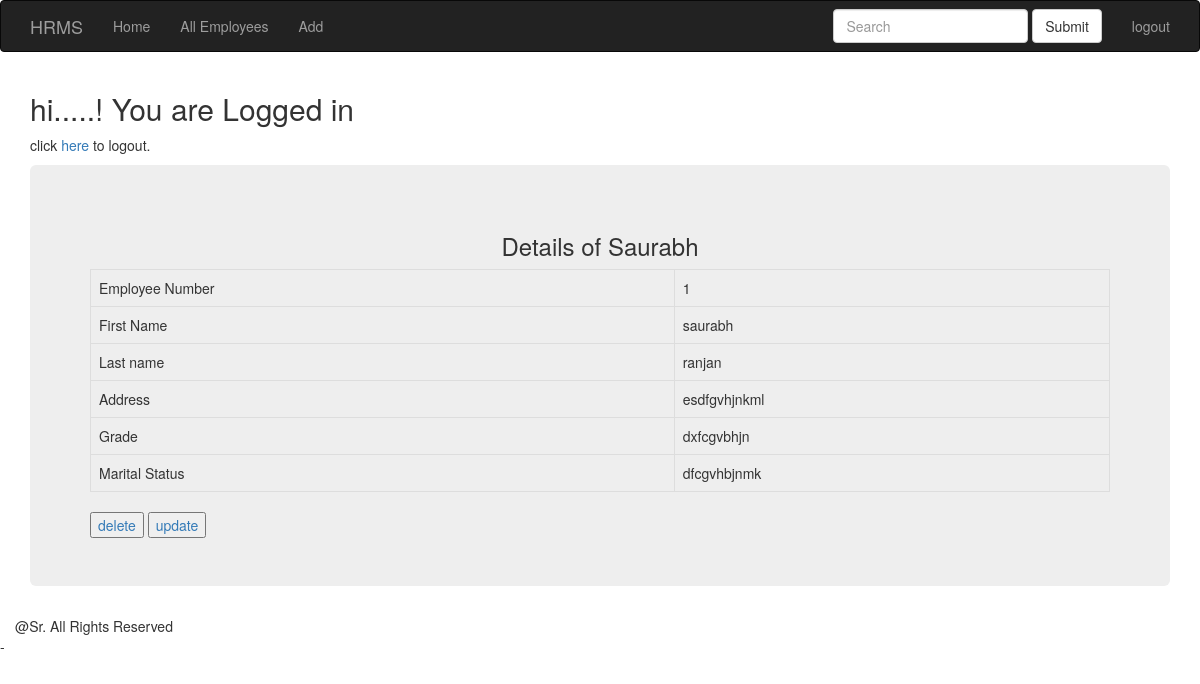
The page /loggedIn/view/1/ on the database as committed earlier.
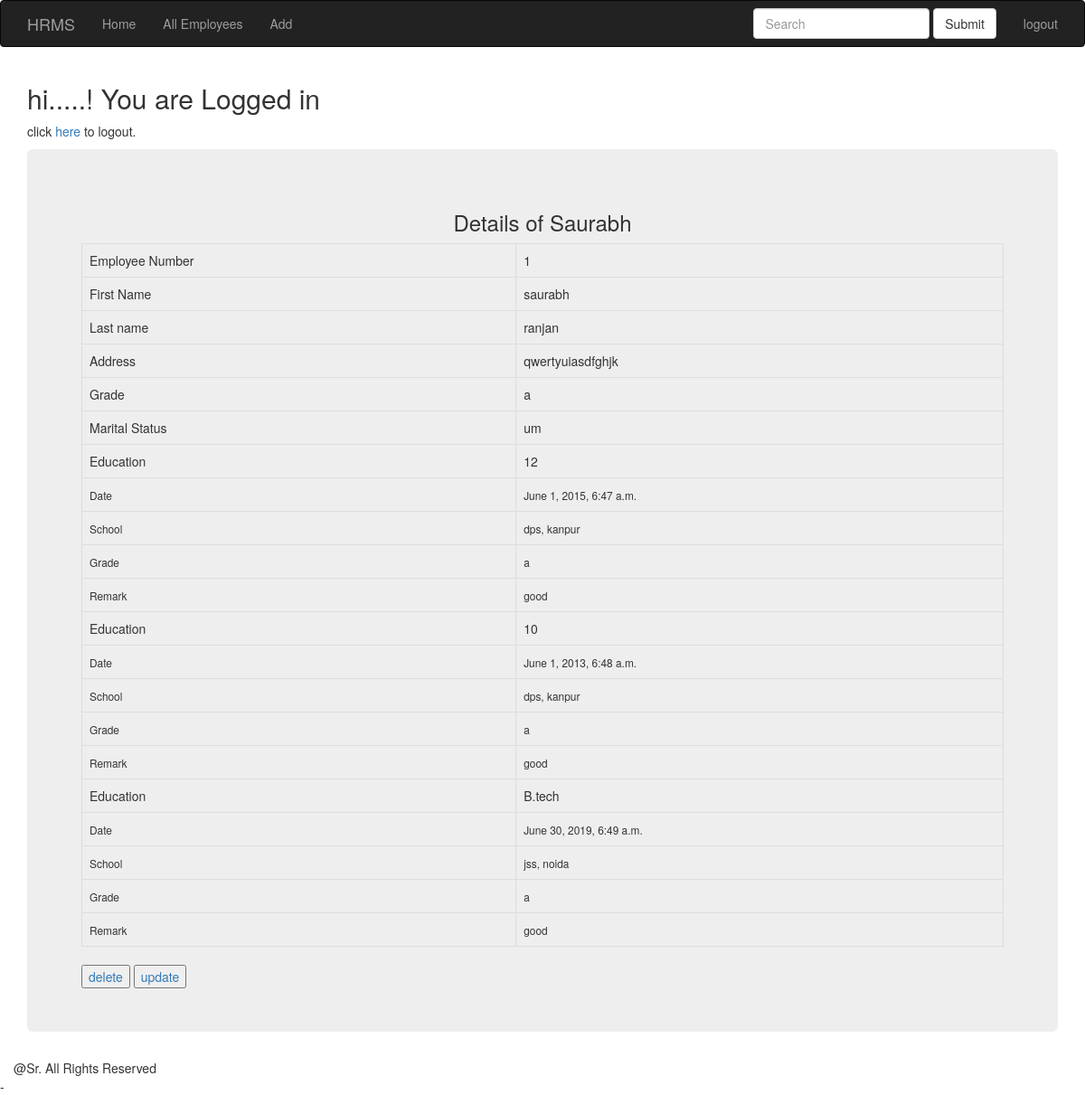
The same page on the database as committed later.
### blogser/models.py (models this page shows, shortened)
class hrms(models.Model):
	EmployeeNo = models.AutoField(primary_key=True)
	FirstName = models.CharField(max_length=15)
	LastName = models.CharField(max_length=15)
	CurrentTime = models.DateTimeField(auto_now=True)
	Address = models.TextField()
	MaritalStatus = models.CharField(max_length=15)
	GradeEmployee = models.CharField(max_length=10)

class education(models.Model):
	EmployeeName = models.ForeignKey(hrms)
	Education = models.CharField(max_length=30)
	Date = models.DateTimeField()
	Grade = models.CharField(max_length=1)
	Remark = models.CharField(max_length=30)
	School = models.CharField(max_length=30)

### blogser/views.py (the view)
# urls.py: url(r'^view/(\d+)/$', view, name = 'view'),
def view(request, d):
	n = hrms.objects.get(EmployeeNo = d)
	return render(request,'blogser/view.html',{'fullname':request.user.username, 'i':n})

### blogser/templates/blogser/view.html (shortened to what this page needs)
{% extends 'login/header.html' %}
{% block navbar2 %}
<li><a href="{% url 'all' %}">All Employees</a></li>
<li><a href="{% url 'add' %}">Add</a></li>
{% endblock %}
{% block navbar %}
<form class="navbar-form navbar-left" action="/loggedIn/search_query/" method="post">{% csrf_token %}
	<div class="form-group">
	    <input type="text" class="form-control" placeholder="Search" name="search_box" id="search_box">
	</div>
	<button type="submit" class="btn btn-default">Submit</button>
</form>
<li><a href="/logout/">logout</a></li>
{% endblock %}
{% block content %}
<div>
	<h2> hi...{{ fullname }}..! You are Logged in</h2>
	<p>click <a href="/logout/">here</a> to logout.</p>
</div>
<div class="jumbotron">
	<table class="table table-bordered">
		<thead><center><h3>Details of {{i.FirstName|title}}</h3></center></thead>
		<tbody>
			<tr>
				<td>Employee Number</td>
				<td>{{i.EmployeeNo}}</td>
			</tr>
			<tr>
				<td>First Name</td>
				<td>{{i.FirstName}}</td>
			</tr>
			<tr>
				<td>Last name</td>
				<td>{{i.LastName}}</td>
			</tr>
			<tr>
				<td>Address</td>
				<td>{{i.Address}}</td>
			</tr>
			<tr>
				<td>Grade</td>
				<td>{{i.GradeEmployee}}</td>
			</tr>
			<tr>
				<td>Marital Status</td>
				<td>{{i.MaritalStatus}}</td>
			</tr>
			{% for ed in i.education_set.all %}
			<tr>
				<td>Education</td>
				<td>{{ed.Education}}</td>
			</tr>
			<tr>
				<td><small>Date</small></td>
				<td><small>{{ed.Date}}</small></td>
			</tr>
			<tr>
				<td><small>School</small></td>
				<td><small>{{ed.School}}</small></td>
			</tr>
			<tr>
				<td><small>Grade</small></td>
				<td><small>{{ed.Grade}}</small></td>
			</tr>
			<tr>
				<td><small>Remark</small></td>
				<td><small>{{ed.Remark}}</small></td>
			</tr>
			{% endfor %}
		</tbody>
	</table>
	<button><a href="{% url 'delete' i.EmployeeNo %}">delete</a></button>
	<button><a href="{% url 'update' i.EmployeeNo %}">update</a></button>
</div>
</div>
{% endblock %}

Rows that differ between the two databases and show on the page:
changed hrms "Saurabh": Address "esdfgvhjnkml" → "qwertyuiasdfghjk"; GradeEmployee "dxfcgvbhjn" → "a"; MaritalStatus "dfcgvhbjnmk" → "um"
now on this page (row edited): education: Education "12", Date "June 1, 2015, 6:47 a.m.", School "dps, kanpur", Grade "a", Remark "good"
now on this page (row edited): education: Education "10", Date "June 1, 2013, 6:48 a.m.", School "dps, kanpur", Grade "a", Remark "good"
now on this page (row edited): education: Education "B.tech", Date "June 30, 2019, 6:49 a.m.", School "jss, noida", Grade "a", Remark "good"
